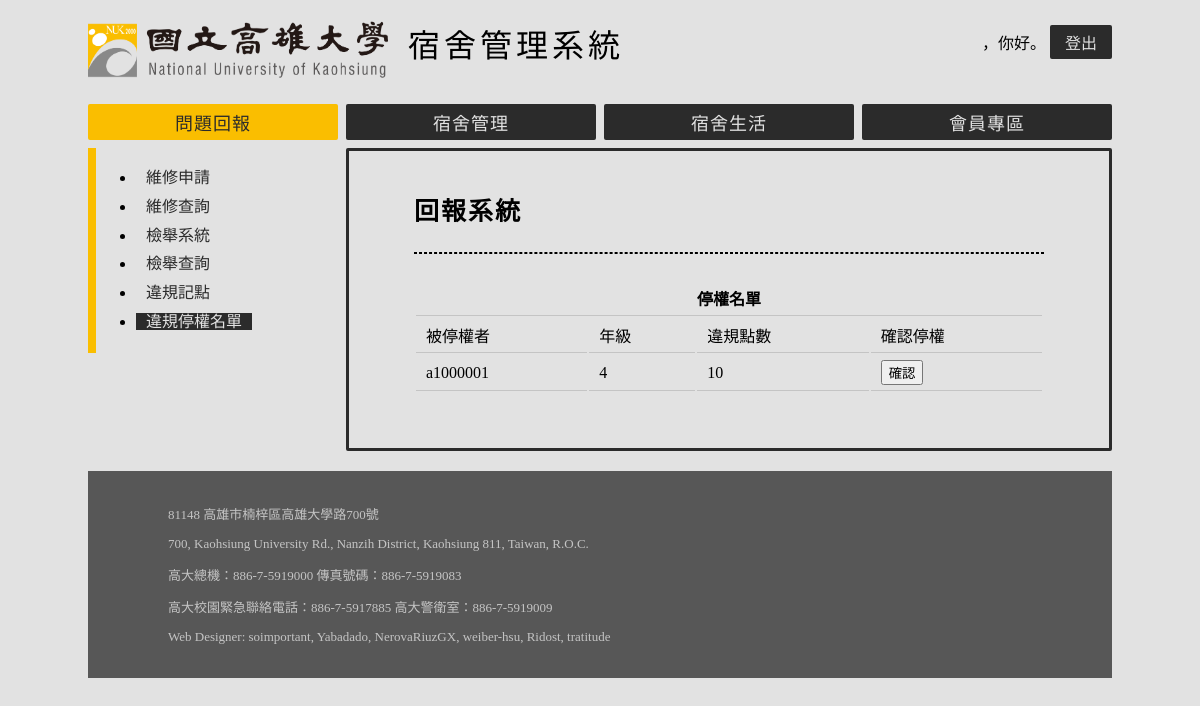
The app's page /RS/ConductCheck (signed in) with its own data.
### AS/models.py (models this page shows)
class Account(models.Model):
    PERMISSIONS = (
        (0, '系統管理員'),
        (1, '宿舍管理員'),
        (2, '住宿生'),
        (3, '學生')
    )
    user = models.OneToOneField(User, on_delete=models.CASCADE)
    permission = models.IntegerField(choices=PERMISSIONS, default=3)
    phone = models.CharField(max_length=10, default='')
    def __str__(self):
        return str(self.user)

### RS/views.py (the view)
# urls.py: path('ConductCheck', views.ConductCheck),
@login_required(login_url='/AS/login/')
def ConductCheck(request):
    user = Account.objects.get(user=request.user)
    permission = user.permission
    if permission <= 1:
        try:
            Record = StudentInfo.objects.filter(conduct__gte=6)
            rec = []
            not_empty = 1
            for c in Record:
                cd = {
                    'account': c.account,
                    'grade': c.grade,
                    'conduct': c.conduct,
                }
                rec.append(cd)
            if len(Record) == 0:
                empty = 1
            return render(request, 'RS/ConductCheck.html', locals())
        except:
            messege = ''
            return render(request, 'RS/ConductCheck.html', locals())
    else:
        return redirect('/RS/main')

### RS/templates/RS/ConductCheck.html (shortened to what this page needs)
{% extends 'AS/base.html' %}
{% block article %}
    <h1>回報系統</h1>
    <hr class="heading">
    <div>
        {% if not_empty %}
        <table class="vertical">
            <th colspan="4" style="text-align: center;">停權名單</th>
            <tr>
                <td>被停權者</td><td>年級</td><td>違規點數</td><td>確認停權</td>
            </tr>
            {% for repair in rec %}
            <tr>
                <td>{{repair.account}}</td><td>{{repair.grade}}</td><td>{{repair.conduct}}</td>
                {% if permission == 0 or permission == 1 %}
                <td>
                    <form action="/DMS/DormRetreat/" method="POST">
                        <input type="submit" value="確認" >
                    </form>
                </td>
                {% endif %}
            </tr>
            {% endfor %}
        </table>
        {% endif %}
    </div>
{% endblock %}
{% block navbar %}
    {% include 'RS/navbar.html' %}
{% endblock %}
{% block sidebar %}
    <ul>
        <li><a href="/RS/RepairmentApply" class="sidebar-item">維修申請</a></li>
        <li><a href="/RS/RepairmentCheck" class="sidebar-item">維修查詢</a></li>
        <li><a href="/RS/ReportApply" class="sidebar-item">檢舉系統</a></li>
        <li><a href="/RS/ReportCheck" class="sidebar-item">檢舉查詢</a></li>
        <li><a href="/RS/Conductjudge" class="sidebar-item">違規記點</a></li>
        {% if permission == 0 or permission == 1 %}
            <li><a href="/RS/ConductCheck" class="sidebar-item-selected">違規停權名單</a></li>
        {% endif %}
    </ul>
{% endblock %}

### AS/static/AS/main_style.css (style rules this page uses)
* { -webkit-box-sizing: border-box; -moz-box-sizing: border-box; box-sizing: border-box; transition: background-color .2s ease-out, font-color .2s ease-out; }
#body { font-family: "NS-Regular"; background-color: #e2e2e2; margin: 0 auto; max-width: 1024px; min-width: 600px; }
#sidebar-list li a { padding: 0 10px; }
.sidebar-item:link, .sidebar-item:visited { text-decoration: none; color: #2b2b2b; }
.sidebar-item-selected:link, .sidebar-item-selected:visited { background-color: #2b2b2b; text-decoration: none; color: #e2e2e2; }
hr.heading { border: 1px dashed; margin: 25px auto; }
h1 { font-size: 25px; font-family: "NS-Medium"; letter-spacing: 2px; margin-top: 0; }
.normal th, td { font-family: "NS-Regular"; text-align: left; vertical-align: middle; padding: 5px 10px; }
.vertical { border: transparent; width: 100%; table-layout: auto; margin: 15px 0; }
.vertical th, td { font-family: "NS-Regular"; text-align: left; vertical-align: middle; padding: 5px 10px; border-bottom: 1px solid #c4c4c4; }
.vertical td { height: 30px; }

### records on screen
Account: account "a1000001", grade "4", conduct "10"
